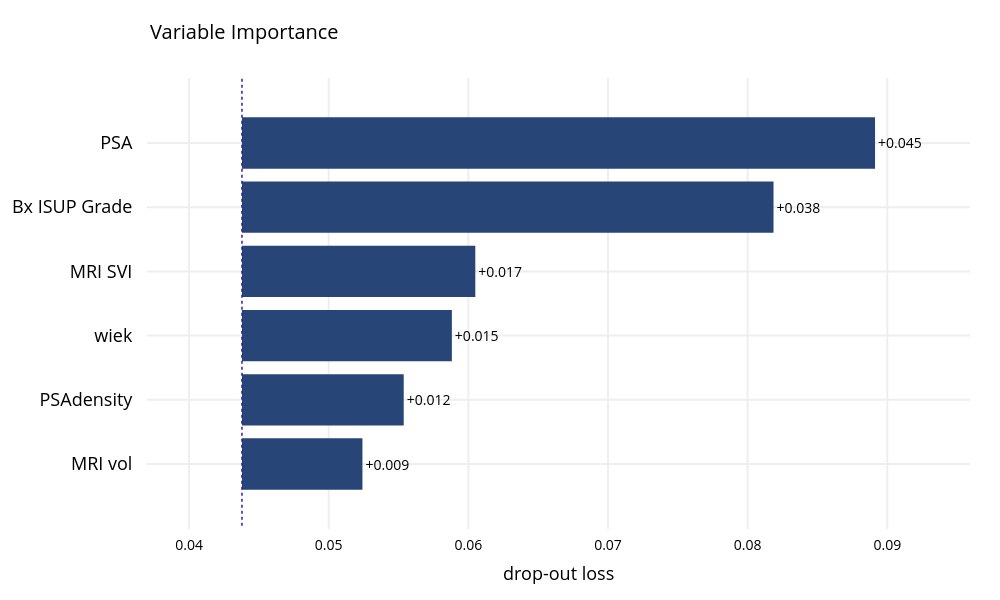

The code cell stored with this chart in its notebook:
### Markdown cell above
### Maximize AUC

### Code cell
param_grid = {
    "classifier__n_estimators": [100, 200, 400, 800],
    "classifier__max_depth": [3, 5],
    "classifier__learning_rate": [0.01, 0.05, 0.1],
    "classifier__subsample": [0.6, 0.8, 1.0],
    "classifier__colsample_bytree": [0.6, 0.8, 0.9, 1.0],
    "classifier__gamma": [0, 0.1, 0.2],
}
model = XGBClassifier(random_state=42)

res = train_and_evaluate_model(
    model,
    X,
    y,
    numerical_cols,
    categorical_cols,
    n_folds=5,
    tune_params=True,
    param_grid=param_grid,
    tuning_scoring="roc_auc",
    tuning_test_size=0.2,
)

brier = brier_score_loss(res.y_true, res.y_pred_probs)
print(f"Brier score: {brier:.4f}")
plot_roc(res.fp_rate, res.tp_rate, res.roc_auc, fig_width=800)
plot_confusion_matrix(res.y_true, res.y_pred)
plot_feature_importance(res.pipeline, X, y, title="Feature Importance for Nodal Involvement Prediction")
plot_discrimination_threshold(res.pipeline, X, y)

### Figure 1 — Plotly figure (JSON) as saved in the notebook; plotly's stock layout.template omitted (floating-point values rounded to 4 significant figures)
{"data": [{"base": 0.04379, "hoverinfo": "text", "hoverlabel": {"bgcolor": "rgba(0,0,0,0.8)"}, "hovertext": ["Model: XGBClassifier loss after<br>variable: PSA is permuted: 0.089<br>Drop-out loss change: +0.045", "Model: XGBClassifier loss after<br>variable: Bx ISUP Grade is permuted: 0.082<br>Drop-out loss change: +0.038", "Model: XGBClassifier loss after<br>variable: MRI SVI is permuted: 0.06<br>Drop-out loss change: +0.017", "Model: XGBClassifier loss after<br>variable: wiek is permuted: 0.059<br>Drop-out loss change: +0.015", "Model: XGBClassifier loss after<br>variable: PSAdensity is permuted: 0.055<br>Drop-out loss change: +0.012", "Model: XGBClassifier loss after<br>variable: MRI vol is permuted: 0.052<br>Drop-out loss change: +0.009"], "marker": {"color": "#284577"}, "orientation": "h", "showlegend": false, "text": ["+0.045", "+0.038", "+0.017", "+0.015", "+0.012", "+0.009"], "textposition": "outside", "type": "bar", "x": [0.04533, 0.03806, 0.01671, 0.01503, 0.01158, 0.008628], "xaxis": "x", "y": ["PSA", "Bx ISUP Grade", "MRI SVI", "wiek", "PSAdensity", "MRI vol"], "yaxis": "y"}], "layout": {"annotations": [{"font": {"size": 18}, "showarrow": false, "text": "", "x": 0.5, "xanchor": "center", "xref": "paper", "y": 1, "yanchor": "bottom", "yref": "paper"}, {"font": {"size": 18}, "showarrow": false, "text": "drop-out loss", "x": 0.5, "xanchor": "center", "xref": "paper", "y": 0, "yanchor": "top", "yref": "paper", "yshift": -30}], "font": {"color": "black", "size": 14}, "height": 600, "margin": {"b": 71, "r": 30, "t": 78}, "shapes": [{"line": {"color": "#371ea3", "dash": "dot", "width": 1.5}, "type": "line", "x0": 0.04379, "x1": 0.04379, "xref": "x", "y0": -1, "y1": 6, "yref": "y"}], "title": {"text": "Variable Importance", "x": 0.15}, "width": 1000, "xaxis": {"anchor": "y", "automargin": true, "domain": [0, 1], "fixedrange": true, "gridwidth": 2, "range": [0.03699, 0.09592], "tickcolor": "white", "ticklen": 3, "ticks": "outside", "type": "linear", "zeroline": false}, "yaxis": {"anchor": "x", "automargin": true, "autorange": "reversed", "domain": [0, 1], "fixedrange": true, "gridwidth": 2, "tickcolor": "white", "tickfont": {"size": 18}, "ticklen": 10, "ticks": "outside", "type": "category"}}}
